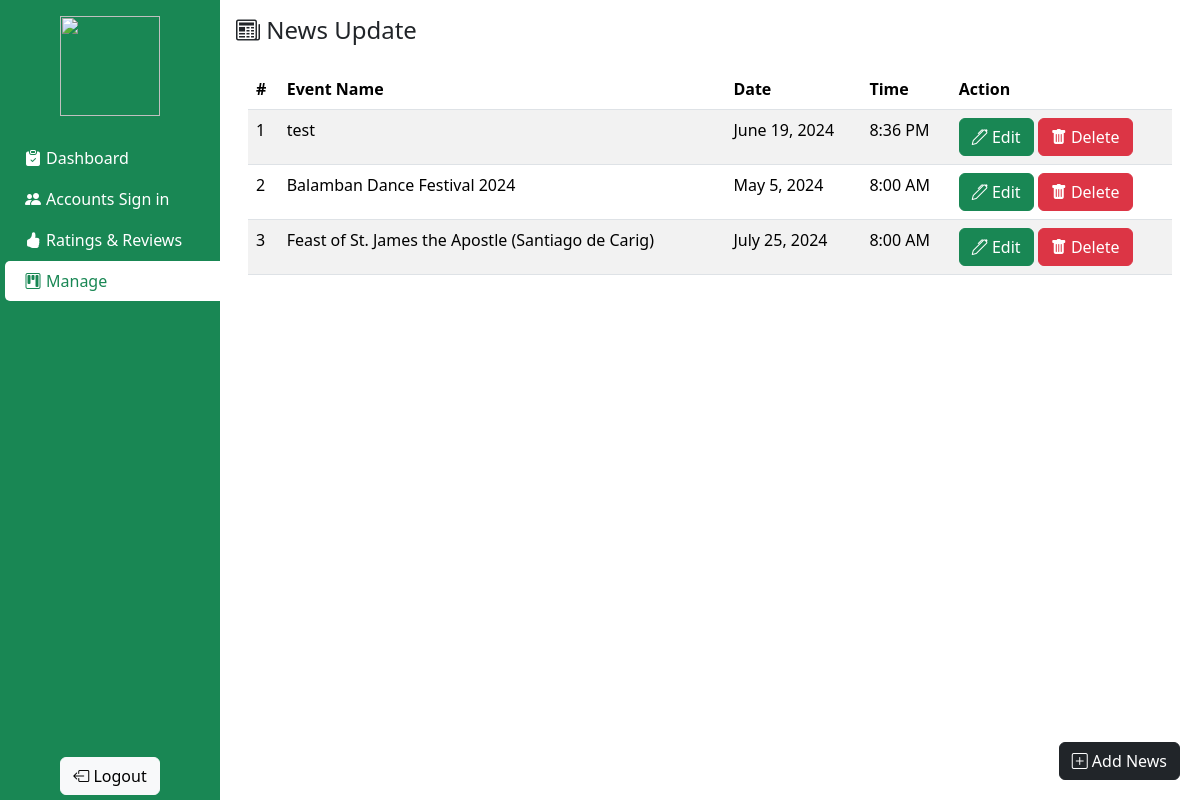
The app's page /BACK_UP_OLD/Admin/news.php (signed in) with its own data.
### tables this page shows
CREATE TABLE `news` (
  `NEWS_ID` varchar(60) NOT NULL,
  `EVENT_NAME` varchar(60) NOT NULL,
  `ADDRESS` varchar(255) NOT NULL,
  `MAP` longtext NOT NULL,
  `DESCRIPTION` varchar(255) NOT NULL,
  `DATE` date NOT NULL,
  `TIME` time NOT NULL,
  `STATUS` int(5) NOT NULL,
  `DATE_PUBLISH` datetime DEFAULT NULL
);

### BACK_UP_OLD/backend/db.php (called while the page is built, shortened)
<?php
class db_connect
{
    public $host = db_host;
    public $user = db_user;
    public $pass = db_pass;
    public $name = db_name;
    public function connect()
    {
        try {
            $this->conn = new mysqli($this->host, $this->user, $this->pass, $this->name);
        } catch (\Throwable $th) {
            header("Location:setup.php");
        }
    }
}

### BACK_UP_OLD/backend/class.php (called while the page is built, shortened)
<?php
include('db.php');
class global_class extends db_connect
{
    public function getNews()
    {
        $query = $this->conn->prepare("SELECT * FROM `news`");
        if ($query->execute()) {
            $result = $query->get_result();
            return $result;
        }
    }
}

### BACK_UP_OLD/Admin/news.php (the view, shortened to what this page needs)
<?php
include("components/header.php");
?>
<h4 class="page-title"><i class="bi bi-newspaper"></i> News Update</h4>
<div class="container mt-4 table-container">
    <table class="table table-striped">
        <thead class="table-header">
            <tr>
                <th>#</th>
                <th>Event Name</th>
                <th>Date</th>
                <th>Time</th>
                <th>Action</th>
            </tr>
        </thead>
        <tbody class="table-body">
            <?php
            $count = 1;
            $getNews = $db->getNews();
            while ($news = $getNews->fetch_assoc()) {
            ?>
                <tr>
                    <td><?= $count ?></td>
                    <td><?= $news['EVENT_NAME'] ?></td>
                    <td><?= date('F j, Y', strtotime($news['DATE'])) ?></td>
                    <td><?= date('g:i A', strtotime($news['TIME'])) ?></td>
                    <td>
                        <button class="btn btn-success btnEditNews" data-id="<?= $news['NEWS_ID'] ?>" data-name="<?= $news['EVENT_NAME'] ?>" data-address="<?= $news['ADDRESS'] ?>" data-description="<?= $news['DESCRIPTION'] ?>" data-date="<?= $news['DATE'] ?>" data-time="<?= $news['TIME'] ?>"><i class="bi bi-pen"></i> Edit</button>
                        <button class="btn btn-danger btnDeleteNews" data-id="<?= $news['NEWS_ID'] ?>"><i class="bi bi-trash-fill"></i> Delete</button>
                    </td>
                </tr>
            <?php
                $count++;
            }
            ?>
        </tbody>
    </table>
</div>
<button class="btn btn-dark btn-add-new" id="btnAddNews"><i class="bi bi-plus-square"></i> Add News</button>
<?php
include("components/footer.php");
?>

### BACK_UP_OLD/Admin/css/header-footer.css (style rules this page uses)
.table-container { max-height: 89vh; overflow: auto; }
.table-header { position: sticky; top: 0; }

### BACK_UP_OLD/Admin/css/styles.css (style rules this page uses)
.btn-add-new { position: absolute; bottom: 20px; right: 20px; }

### records on screen
news: EVENT_NAME "test", DATE "June 19, 2024", TIME "8:36 PM"
news: EVENT_NAME "Balamban Dance Festival 2024", DATE "May 5, 2024", TIME "8:00 AM"
news: EVENT_NAME "Feast of St. James the Apostle (Santiago de Carig)", DATE "July 25, 2024", TIME "8:00 AM"
